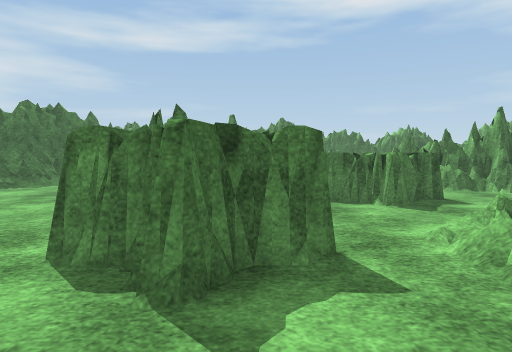
View 1 (above)

21 first-person views from a walk through a Unity game level. The camera is 1.2 m above the floor, tilts 4° down and sees 75° across. The floor is counted in squares, 1 m on a side. Each view is taken from the middle of a square. On the plan, view 1 faces up. The plan holds only what a view shows up to about 14 squares ahead; the rest is blank. The place goes on beyond the plan. The player is left out. Surface patterns are stand-ins for the level's own textures.

View 2
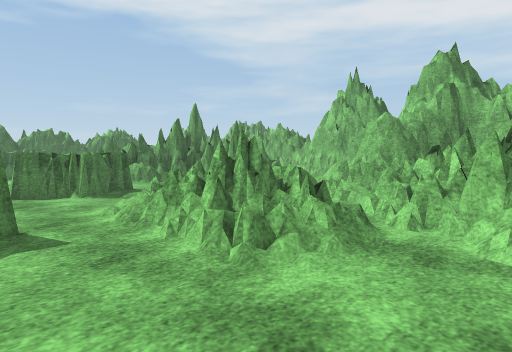

View 3
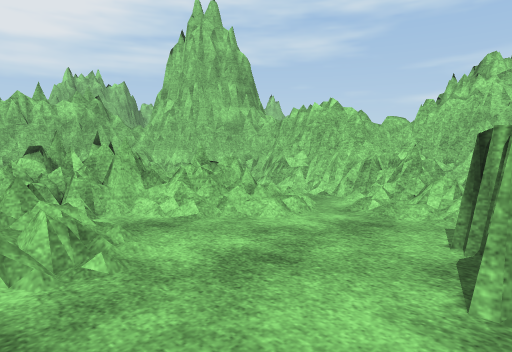

View 4
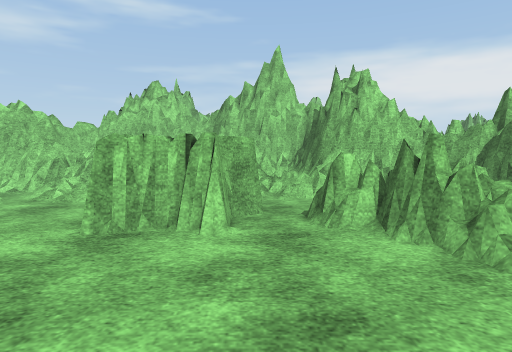

View 5
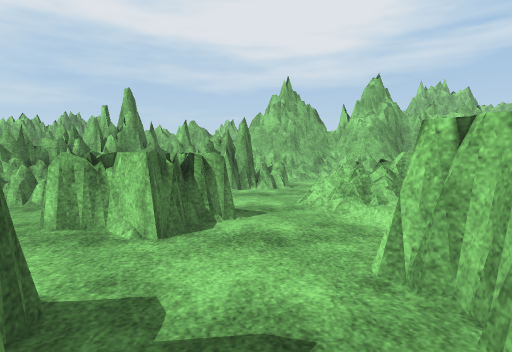

View 6
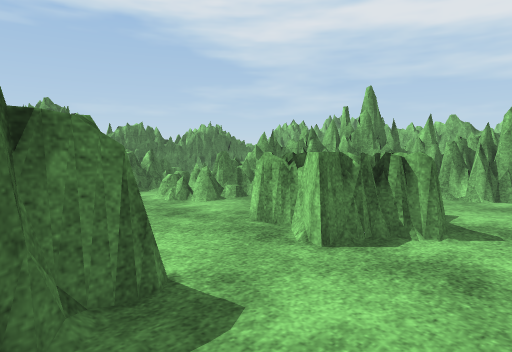

View 7
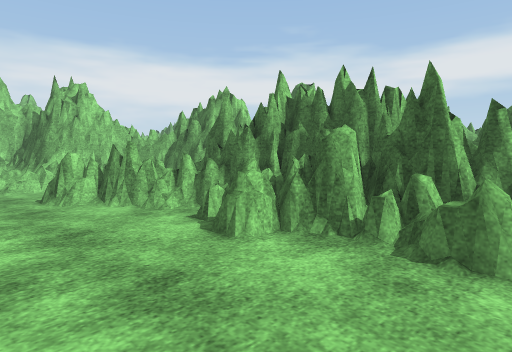

View 8
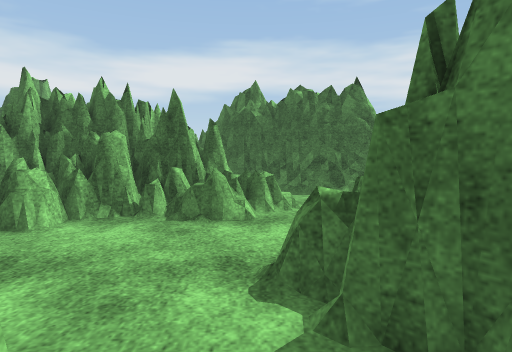

View 9
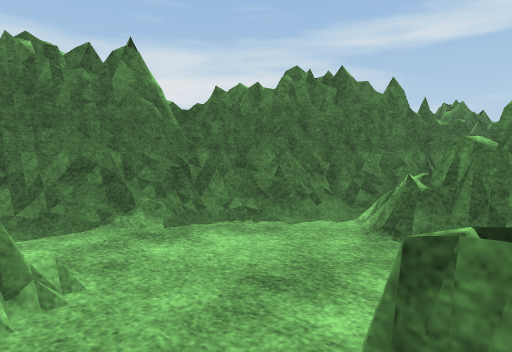

View 10
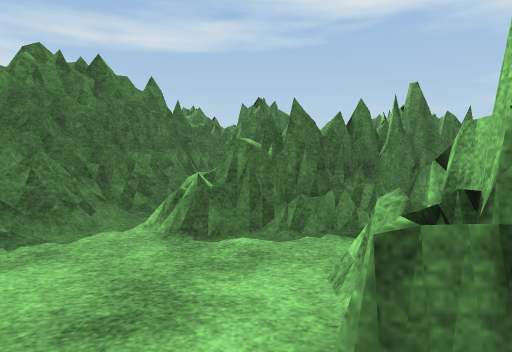

View 11
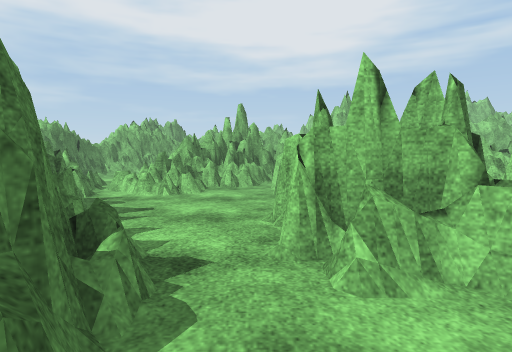

View 12
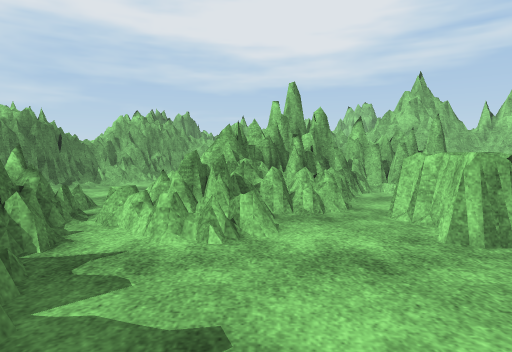

View 13
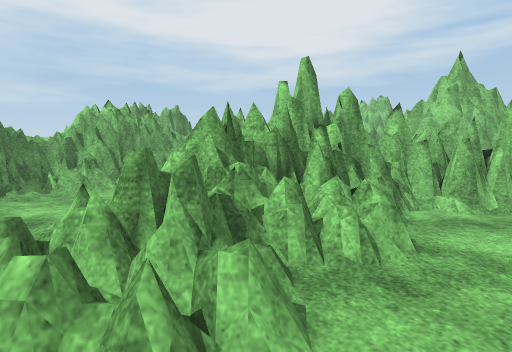

View 14
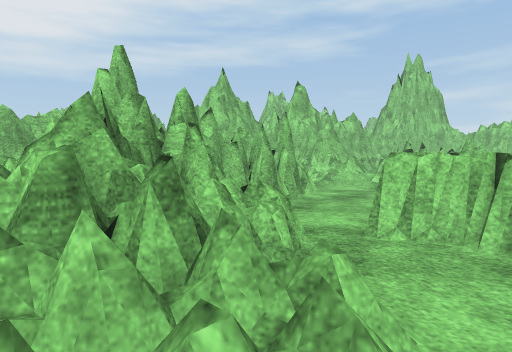

View 15
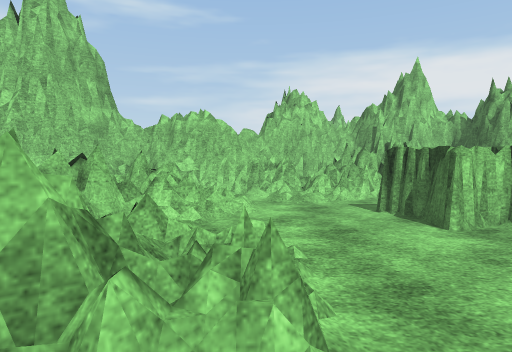

View 16
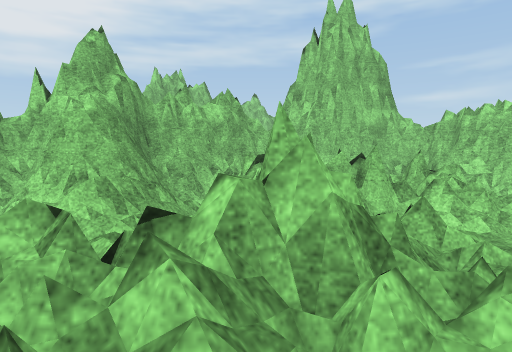

View 17
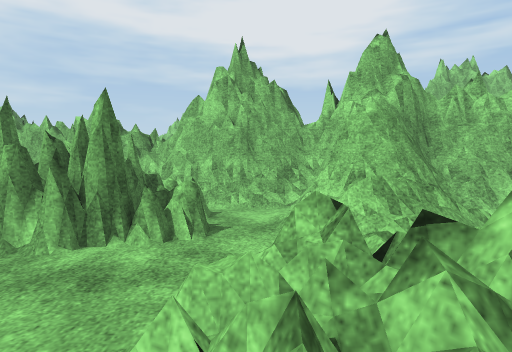

View 18
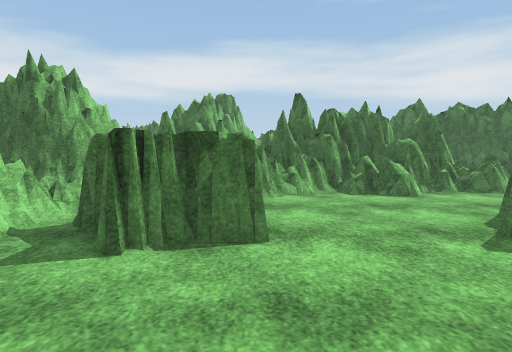

View 19
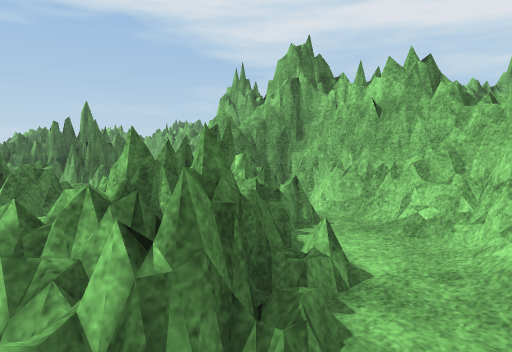

View 20
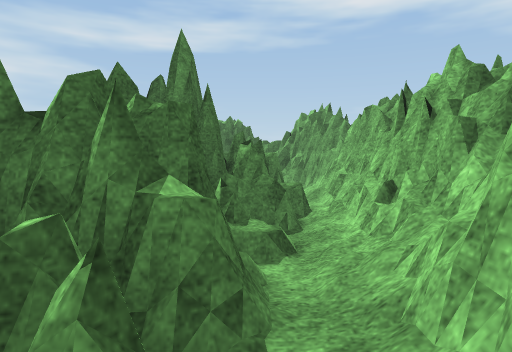

View 21
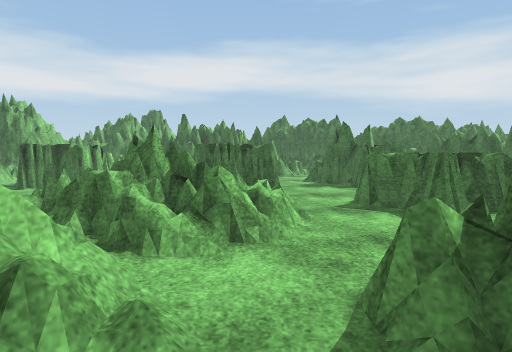

### Floor plan
Key: @ floor where view 1 was taken; # wall or solid block; x gap in a wall; . main floor; : floor 0.25 m higher than the main floor; + floor 0.5 m higher than the main floor; / step, stairs or slope; = window, fence, low wall or low ledge; ^ raised ledge; O other object.
Columns run from 11 left of view 1 to 14 right of it. Each row starts with its distance up from view 1.
 18                 ^     =##
 17             ####=......=##
 16           ###===...     ##
 15         ####..#=====    =#
 14    #######=...=#^##==# .##
 13   ##==###.....==^######=##
 12   #=.=#=........=######.#
 11  ##/............==#####=#
 10 ##/....=###..==#...=##=##
  9 ##/....####..###...###=##
  8 #=.//.==##....##...###=#=
  7 ##===/.............###==#
  6 # ##==..............==.##
  5   ##=.....##../===.....##
  4    ##=...###../===#/#==#
  3    ##==...#...==#=#/=###
  2     #=........====#:###
  1     #.........OO#===###
  0     #=.....@.....=##=##
 -1     =##..##.....=##===#
 -2      ###.##....=^==..##
 -3         x ##....^#=..##
 -4         .x.....O=...##
 -5        ##===#O.....###
 -6        #=##^===###=##
 -7          ###+^######
 -8           ######

Where each view was taken, in squares from view 1:
view 1: 0 up, 0 right, facing up
view 2: 2 down, 0 right, facing up-right
view 3: 2 up, 1 left, facing down-right
view 4: 4 up, 3 left, facing down
view 5: 7 up, 3 left, facing right
view 6: 6 up, 2 left, facing up-right
view 7: 7 up, 2 left, facing down-left
view 8: 7 up, 0 right, facing left
view 9: 7 up, 4 left, facing up-left
view 10: 7 up, 5 left, facing up
view 11: 11 up, 7 left, facing right
view 12: 13 up, 2 left, facing right
view 13: 13 up, 1 right, facing right
view 14: 15 up, 2 right, facing down-right
view 15: 5 up, 3 right, facing down
view 16: 5 up, 3 right, facing down-right
view 17: 5 up, 3 right, facing right
view 18: 1 down, 4 right, facing left
view 19: 5 down, 4 right, facing up-right
view 20: 5 up, 11 right, facing up
view 21: 5 up, 11 right, facing left
